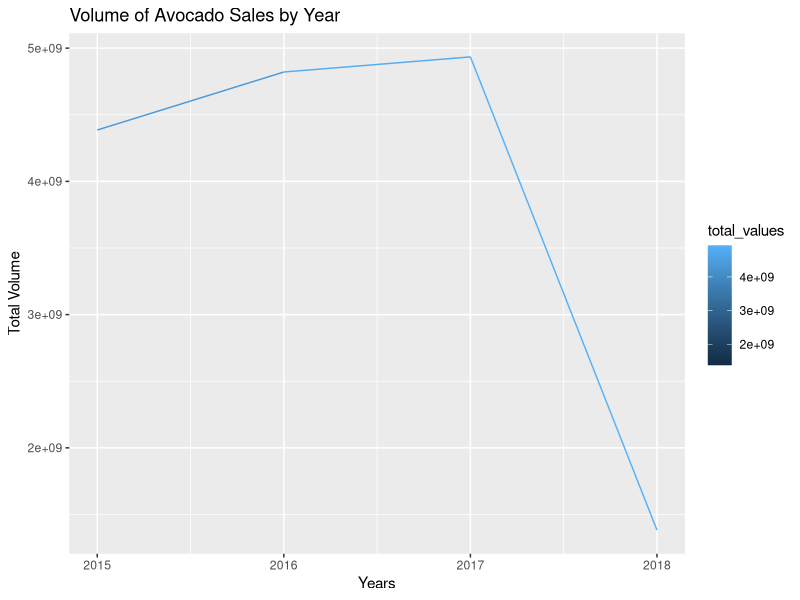
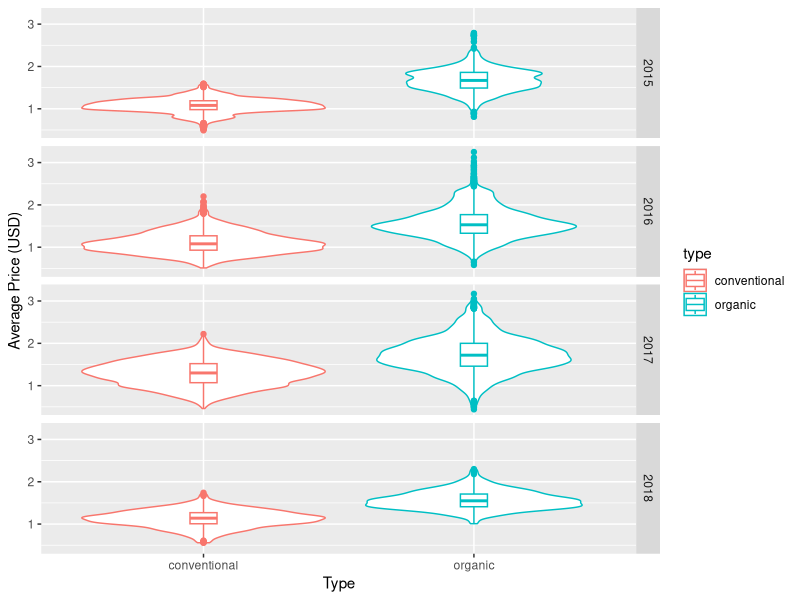

Recreate these plots in R, in order.
# Zach Trozenski
# DAT-204 Fall 2020
# Homework #4

# change working directory & import ggplot2
setwd('~/dat204_ccac/')
library(ggplot2)

# load the csv into an object
avocado <- read.csv("avocado.csv")
head(avocado)

# 1a - year vector
for (y in 1:length(avocado$year)){
  years <- unique(avocado$year)
}
years

# 1b - Using a for loop, create a vector that contains the 
# total volume of avocados sold in each year across all regions.

# store length of the dataframe in a variable for cleaner code
df_len <- length(avocado$Total.Volume)
#print(df_len)
fifteen <- 0
sixteen <- 0
seventeen <- 0
eighteen <- 0

# initialize a for loop from first index to last row in dataframe
for (a in 1:df_len){
  # set condition to True year value in index is 2015
  if (avocado$year[a] == 2015){
    # create vector of True values
    fifteen <- c(fifteen, avocado$Total.Volume[a])
  }
  # set condition to True year value in index is 2016
  if (avocado$year[a] == 2016){
    # create vector of True values
    sixteen <- c(sixteen, avocado$Total.Volume[a])
  }
  # set condition to True year value in index is 2017
  if (avocado$year[a] == 2017){
    # create vector of True values
    seventeen <- c(seventeen, avocado$Total.Volume[a])
  }
  # set condition to True year value in index is 2018
  if (avocado$year[a] == 2018){
    # create vector of True values
    eighteen <- c(eighteen, avocado$Total.Volume[a])
  }
  # create a new vector of summed values
  total_values <- c(sum(fifteen), sum(sixteen), sum(seventeen), sum(eighteen))
}

# create new datafram with unique years and total values
totals_df <- data.frame(years, total_values)
totals_df

# 1c
names(total_values) = years
total_values

# 1d
#?qplot
annual_volume_chart <- qplot(x = years, y = total_values, data=totals_df, geom = "line",
                             xlab = "Years", ylab = "Total Volume", 
                             main = "Volume of Avocado Sales by Year", color = total_values)
annual_volume_chart

# 2
head(avocado)
qplot(x = type, y = AveragePrice, xlab = "Type", ylab = "Average Price (USD)",
      data=avocado, geom="violin", facets = year ~ ., color=type) + geom_boxplot(width=0.1)

### Comments ###
# I had a hard time deciding what I wanted to take a look at. But I realized it might be 
# interesting to examine what happened to the average price in each year. I came across
# the violin geom while poking around for a better way to visualize the data and combined
# it with a boxplot to view the quartiles, median, and outliers.
# Right away we see the disparity between organic versus conventional avocados in terms of price.
# It's most pronounced in 2015 but it appears that the prices begin to converge as time passes, 
# getting much closer in 2018. Furthermore we're seeing fewer outliers as time progresses in each
# of the two types. I would hypothesize that this has something to do with markets becoming more
# stable around the demand for the product, as well as organic farming becoming more
# accessible and widespread. 
# It's interesting to me that by 2018 the average price seems to have normalized to a much more 
# stable point than it had been previous. The violin charts for each have short and wide plots 
# which to me indicate a stablized market. However as a fan and avid consumer of the "alligator
# pear" it is absolutely insane that the median price for one single avocado is over $1.
###
